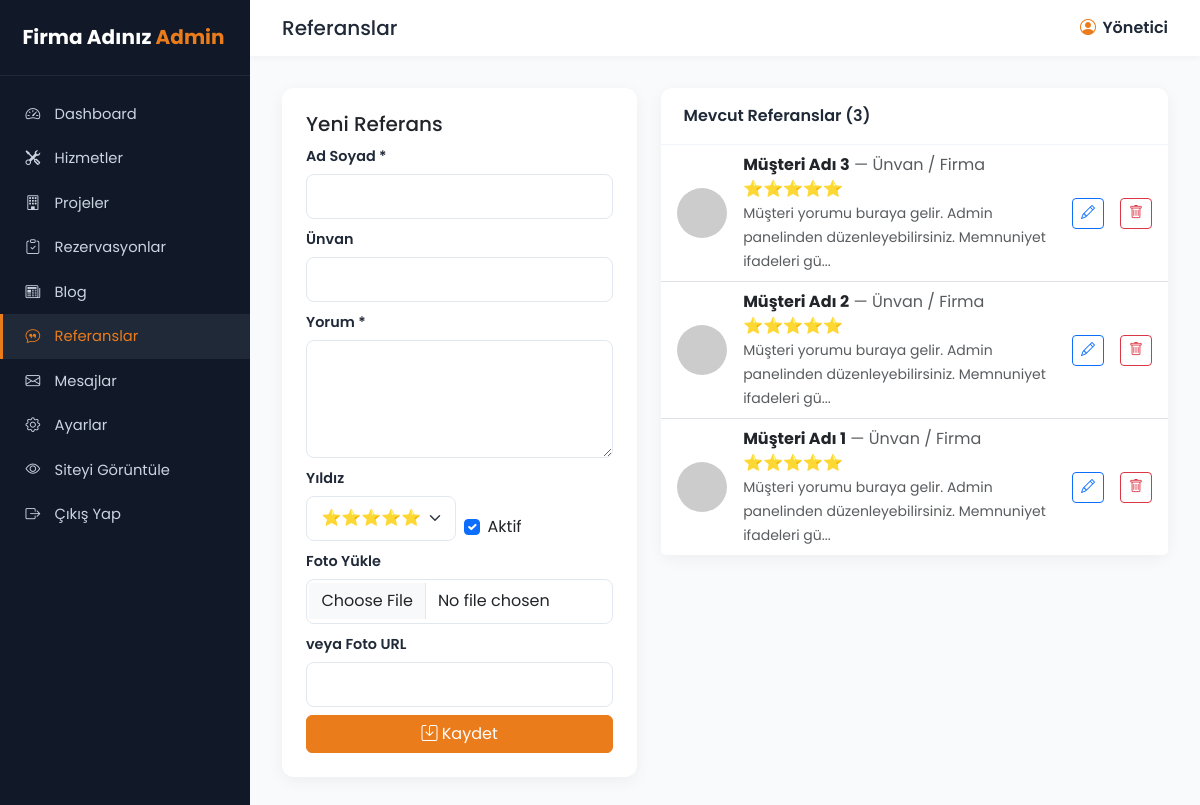
/admin/referanslar.php (signed in), run on an earlier commit of the app's database.
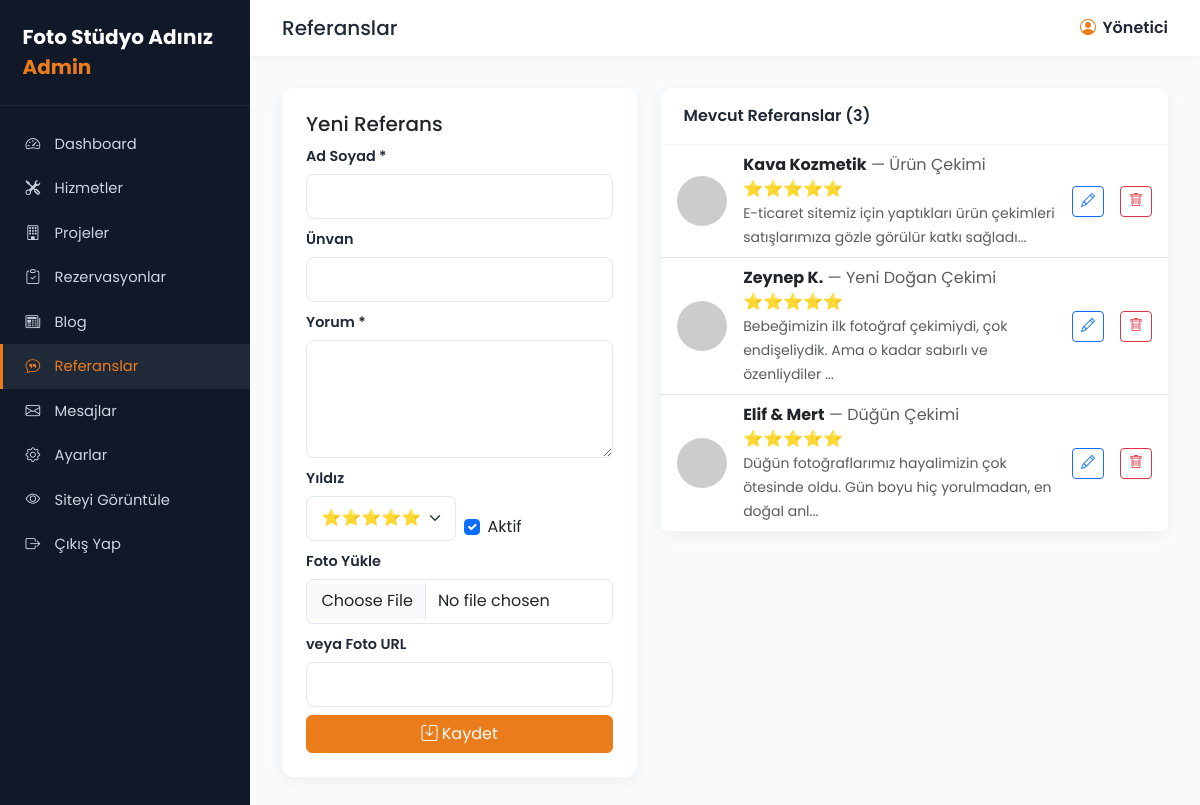
And on a later commit of the database.
### tables this page shows
CREATE TABLE `referanslar` (
  `id` INT AUTO_INCREMENT PRIMARY KEY,
  `ad` VARCHAR(100) NOT NULL,
  `unvan` VARCHAR(120),
  `yorum` TEXT,
  `foto` VARCHAR(255),
  `yildiz` TINYINT DEFAULT 5,
  `durum` TINYINT DEFAULT 1
);

### inc/helpers.php (called while the page is built, shortened)
<?php
require_once __DIR__ . '/db.php';
function e($s) { return htmlspecialchars($s ?? '', ENT_QUOTES, 'UTF-8'); }
function ayarlar() {
    static $cache = null;
    if ($cache === null) {
        global $db;
        $cache = [];
        foreach ($db->query("SELECT anahtar, deger FROM ayarlar") as $r) {
            $cache[$r['anahtar']] = $r['deger'];
        }
    }
    return $cache;
}
function ayar($k, $varsayilan = '') {
    $a = ayarlar();
    return $a[$k] ?? $varsayilan;
}

### admin/inc/auth.php (called while the page is built, shortened)
<?php
require_once __DIR__ . '/../../inc/helpers.php';
$adminAd = $_SESSION['admin_ad'] ?? 'Yönetici';

### admin/referanslar.php (the view, shortened to what this page needs)
<?php
$adminTitle='Referanslar';
require_once __DIR__ . '/inc/crud.php';
$duzId = (int)($_GET['id'] ?? 0);
$d = ['id'=>0,'ad'=>'','unvan'=>'','yorum'=>'','foto'=>'','yildiz'=>5,'durum'=>1];
$liste = $db->query("SELECT * FROM referanslar ORDER BY id DESC")->fetchAll();
require_once __DIR__ . '/inc/header.php';
?>
<div class="row g-4">
  <div class="col-lg-5">
    <form method="post" enctype="multipart/form-data" class="card p-4">
      <h5><?= $duzId?'Referans Düzenle':'Yeni Referans' ?></h5>
      <div class="mb-2"><label class="form-label">Ad Soyad *</label><input class="form-control" name="ad" value="<?= e($d['ad']) ?>" required></div>
      <div class="mb-2"><label class="form-label">Ünvan</label><input class="form-control" name="unvan" value="<?= e($d['unvan']) ?>"></div>
      <div class="mb-2"><label class="form-label">Yorum *</label><textarea class="form-control" name="yorum" rows="4" required><?= e($d['yorum']) ?></textarea></div>
      <div class="row g-2 mb-2">
        <div class="col-6"><label class="form-label">Yıldız</label><select class="form-select" name="yildiz"><?php for($i=5;$i>=1;$i--): ?><option value="<?= $i ?>" <?= $d['yildiz']==$i?'selected':'' ?>><?= str_repeat('⭐',$i) ?></option><?php endfor; ?></select></div>
        <div class="col-6 d-flex align-items-end"><div class="form-check"><input type="checkbox" class="form-check-input" id="durum" name="durum" <?= $d['durum']?'checked':'' ?>><label class="form-check-label" for="durum">Aktif</label></div></div>
      </div>
      <div class="mb-2"><label class="form-label">Foto Yükle</label><input type="file" class="form-control" name="foto_file" accept="image/*"></div>
      <div class="mb-2"><label class="form-label">veya Foto URL</label><input class="form-control" name="foto_url" value="<?= e($d['foto']) ?>"></div>
      <button class="btn btn-primary"><i class="bi bi-save"></i> Kaydet</button>
    </form>
  </div>
  <div class="col-lg-7">
    <div class="card">
      <div class="card-header">Mevcut Referanslar (<?= count($liste) ?>)</div>
      <ul class="list-group list-group-flush">
        <?php foreach($liste as $r): ?>
        <li class="list-group-item d-flex align-items-center gap-3">
          <?php if($r['foto']): ?><img src="<?= e($r['foto']) ?>" style="width:50px;height:50px;border-radius:50%;object-fit:cover"><?php endif; ?>
          <div class="flex-grow-1">
            <strong><?= e($r['ad']) ?></strong> <span class="text-muted">— <?= e($r['unvan']) ?></span>
            <div><?= str_repeat('⭐',(int)$r['yildiz']) ?></div>
            <small class="text-muted"><?= e(mb_substr($r['yorum'],0,90)) ?>...</small>
          </div>
          <a href="?id=<?= $r['id'] ?>" class="btn btn-sm btn-outline-primary"><i class="bi bi-pencil"></i></a>
          <a href="?sil=<?= $r['id'] ?>" class="btn btn-sm btn-outline-danger" onclick="return confirm('Silinsin mi?')"><i class="bi bi-trash"></i></a>
        </li>
        <?php endforeach; ?>
      </ul>
    </div>
  </div>
</div>
<?php require_once __DIR__ . '/inc/footer.php'; ?>

### admin/inc/header.php (shortened to what this page needs)
<?php
require_once __DIR__ . '/auth.php';
$current = basename($_SERVER['SCRIPT_NAME']);
$adminTitle = $adminTitle ?? 'Yönetim Paneli';
$yeniMesaj = (int)$db->query("SELECT COUNT(*) FROM mesajlar WHERE okundu=0")->fetchColumn();
try { $yeniTeklif = (int)$db->query("SELECT COUNT(*) FROM teklifler WHERE durum='yeni'")->fetchColumn(); } catch(Exception $e){ $yeniTeklif=0; }
?>
<!doctype html>
<html lang="tr">
<head>
<title><?= e($adminTitle) ?> — <?= e(ayar('site_adi')) ?></title>
<link href="https://cdn.jsdelivr.net/npm/bootstrap@5.3.2/dist/css/bootstrap.min.css" rel="stylesheet">
<link href="https://cdn.jsdelivr.net/npm/bootstrap-icons@1.11.2/font/bootstrap-icons.css" rel="stylesheet">
</head>
<body>
<aside class="sidebar">
  <div class="brand"><?= e(ayar('site_adi')) ?> <span>Admin</span></div>
  <?php
  $menu = [
    'dashboard.php' => ['bi-speedometer2','Dashboard',0],
    'hizmetler.php' => ['bi-tools','Hizmetler',0],
    'projeler.php'  => ['bi-building','Projeler',0],
    'teklifler.php' => ['bi-clipboard-check','Rezervasyonlar',$yeniTeklif],
    'blog.php'      => ['bi-newspaper','Blog',0],
    'referanslar.php'=> ['bi-chat-quote','Referanslar',0],
    'mesajlar.php'  => ['bi-envelope','Mesajlar',$yeniMesaj],
    'ayarlar.php'   => ['bi-gear','Ayarlar',0],
  ];
  foreach($menu as $f=>$it):
    $active = (str_starts_with($current, explode('.',$f)[0])) ? 'active' : '';
  ?>
    <a href="<?= SITE_URL ?>/admin/<?= $f ?>" class="<?= $active ?>"><i class="bi <?= $it[0] ?>"></i><span><?= $it[1] ?></span><?php if($it[2]): ?><span class="badge"><?= $it[2] ?></span><?php endif; ?></a>
  <?php endforeach; ?>
  <a href="<?= SITE_URL ?>/" target="_blank"><i class="bi bi-eye"></i><span>Siteyi Görüntüle</span></a>
  <a href="<?= SITE_URL ?>/admin/logout.php"><i class="bi bi-box-arrow-right"></i><span>Çıkış Yap</span></a>
</aside>
<main class="main">
  <div class="topbar">
    <h1><?= e($adminTitle) ?></h1>
    <div class="user"><i class="bi bi-person-circle"></i><?= e($adminAd) ?></div>
  </div>
  <div class="content">

### admin/inc/footer.php (shortened to what this page needs)
  </div>
</main>
</body>
</html>

### admin/inc/header.php (style rules this page uses)
:root { --primary:#ea7c1c;--primary-dark:#c66514;--dark:#1f2937;--sidebar:#111827;--light:#f9fafb }
body { font-family:'Poppins',sans-serif;background:var(--light);margin:0 }
.sidebar { position:fixed;left:0;top:0;bottom:0;width:250px;background:var(--sidebar);color:#cbd5e1;padding:1.4rem 0;overflow-y:auto }
.sidebar .brand { padding:0 1.4rem 1.4rem;border-bottom:1px solid #1f2937;margin-bottom:1rem;color:#fff;font-weight:700;font-size:1.25rem }
.sidebar .brand span { color:var(--primary) }
.sidebar a { display:flex;align-items:center;padding:.7rem 1.4rem;color:#cbd5e1;text-decoration:none;font-size:.92rem;transition:.2s;border-left:3px solid transparent }
.sidebar a i { margin-right:.7rem;width:18px }
.sidebar a:hover,.sidebar a.active { background:#1f2937;color:#fff;border-left-color:var(--primary) }
.sidebar a.active { color:var(--primary) }
.main { margin-left:250px;padding:0 }
.topbar { background:#fff;padding:1rem 2rem;display:flex;justify-content:space-between;align-items:center;box-shadow:0 2px 6px rgba(0,0,0,.04) }
.topbar h1 { font-size:1.25rem;margin:0;color:var(--dark) }
.topbar .user { color:var(--dark);font-weight:600 }
.topbar .user i { color:var(--primary);margin-right:.4rem }
.content { padding:2rem }
.card { border:none;box-shadow:0 4px 16px rgba(0,0,0,.05);border-radius:12px }
.card-header { background:#fff;border-bottom:1px solid #f1f5f9;padding:1rem 1.4rem;font-weight:600;color:var(--dark);border-radius:12px 12px 0 0!important }
.btn-primary { background:var(--primary);border-color:var(--primary) }
.form-control,.form-select { border-radius:8px;padding:.6rem .9rem;border:1px solid #e2e8f0 }
.form-label { font-weight:600;color:var(--dark);font-size:.9rem;margin-bottom:.4rem }

What changed in the data, as far as the page shows it:
changed referanslar: foto: a different picture; ad "Müşteri Adı 3" → "Kava Kozmetik"; unvan "Ünvan / Firma" → "Ürün Çekimi"; yorum "Müşteri yorumu buraya gelir. Admin panelinden düzenleyebilirsiniz. Memnuniyet ifadeleri gü" → "E-ticaret sitemiz için yaptıkları ürün çekimleri satışlarımıza gözle görülür katkı sağladı"
changed referanslar: foto: a different picture; ad "Müşteri Adı 2" → "Zeynep K."; unvan "Ünvan / Firma" → "Yeni Doğan Çekimi"; yorum "Müşteri yorumu buraya gelir. Admin panelinden düzenleyebilirsiniz. Memnuniyet ifadeleri gü" → "Bebeğimizin ilk fotoğraf çekimiydi, çok endişeliydik. Ama o kadar sabırlı ve özenliydiler"
changed referanslar: foto: a different picture; ad "Müşteri Adı 1" → "Elif & Mert"; unvan "Ünvan / Firma" → "Düğün Çekimi"; yorum "Müşteri yorumu buraya gelir. Admin panelinden düzenleyebilirsiniz. Memnuniyet ifadeleri gü" → "Düğün fotoğraflarımız hayalimizin çok ötesinde oldu. Gün boyu hiç yorulmadan, en doğal anl"
Also different on the page:
ayar('site_adi'): "Firma Adınız" → "Foto Stüdyo Adınız"
